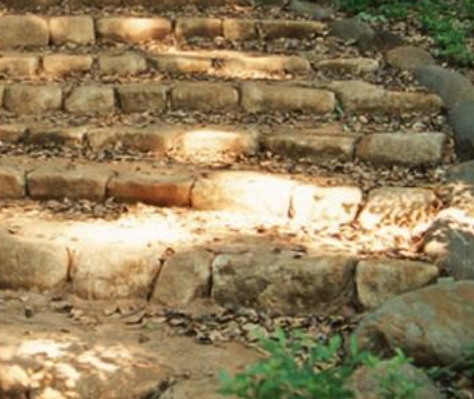
#> input picture data/ziran1.png, 474 x 399 px
$ python resize.py
#> lines starting #> are read from the running program, lines starting #| are printed output that depends on the picture
import cv2


img_src = r'data/ziran1.png'
image = cv2.imread(img_src)
#> image is the input picture: shape (399, 474, 3); mean B, G, R 91, 127.3, 146.1


def resize(img, size):
    """

    :param img:
    :param size: tuple
    :return:
    """
#> called with size = (200, 200)
    img_afre = cv2.resize(image, size)
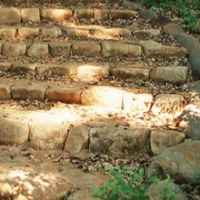
#> img_afre: shape (200, 200, 3); mean B, G, R 90.9, 127.1, 146
    cv2.imwrite('ziran_re.png', img_afre)


resize(image, (200, 200))
